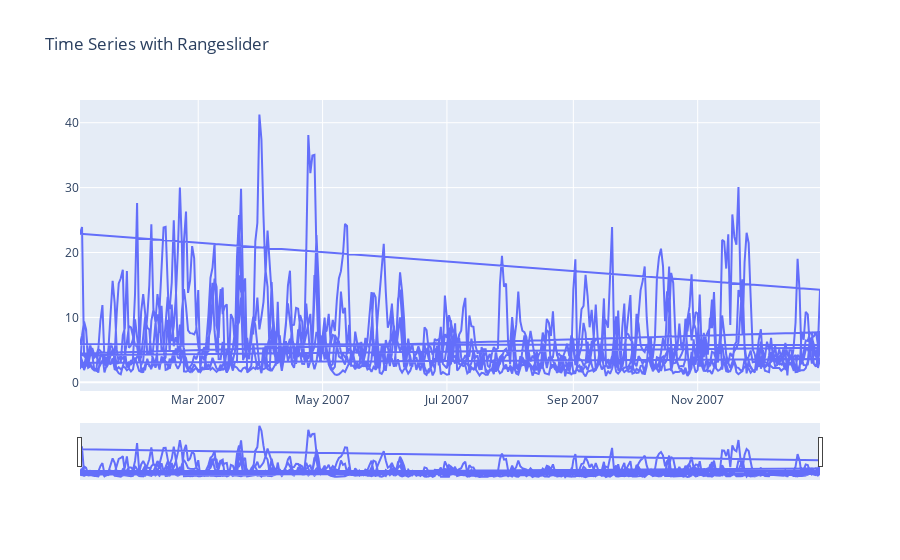

The notebook cell this image was saved under:
### Code cell
fig4 = go.Figure([go.Scatter(x=train_r1['date'], y=train_r1["PM25"])])
#fig2.show()

fig4.update_layout(title_text='Time Series with Rangeslider',
                  xaxis_rangeslider_visible=True)

### Figure 1 — Plotly figure (JSON) as saved in the notebook; plotly's stock layout.template omitted (floating-point values rounded to 4 significant figures; data arrays with more than 128 entries replaced by an {"elided": "..."} marker saying what was removed)
{"data": [{"type": "scatter", "x": {"elided": "2191 str values"}, "y": {"elided": "2191 float values"}}], "layout": {"title": {"text": "Time Series with Rangeslider"}, "xaxis": {"rangeslider": {"visible": true}}}}
